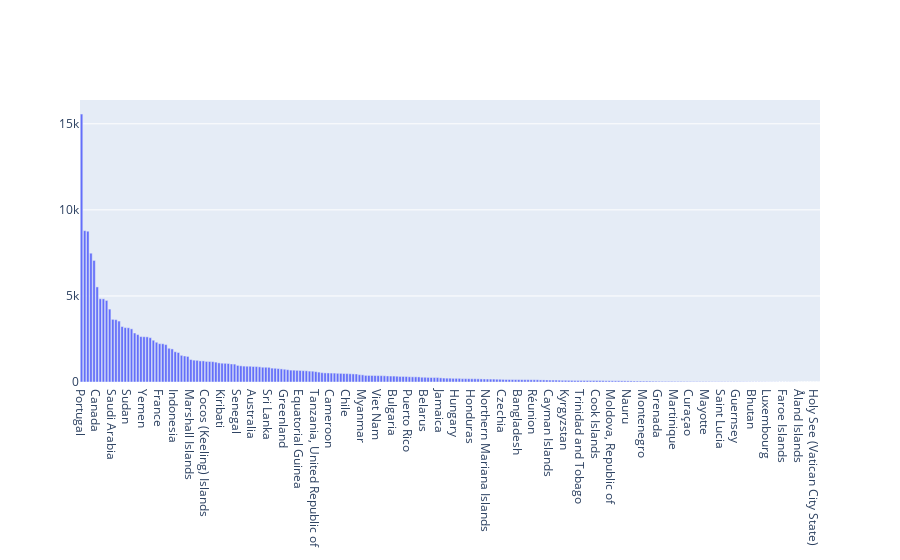

Notebook source saved alongside this figure:
### Code cell
# Display the singleplayer games by country
fig = go.Figure(data=[
    go.Bar(name='Singleplayer', x=[key for key in singleplayer_pre_mapping_countries_map], y=[singleplayer_pre_mapping_countries_map[key] for key in singleplayer_pre_mapping_countries_map])
])
fig.show()

### Figure 1 — Plotly figure (JSON) as saved in the notebook; plotly's stock layout.template omitted (floating-point values rounded to 4 significant figures; data arrays with more than 128 entries replaced by an {"elided": "..."} marker saying what was removed)
{"data": [{"name": "Singleplayer", "type": "bar", "x": {"elided": "237 str values"}, "y": {"elided": "237 int values"}}], "layout": {}}
